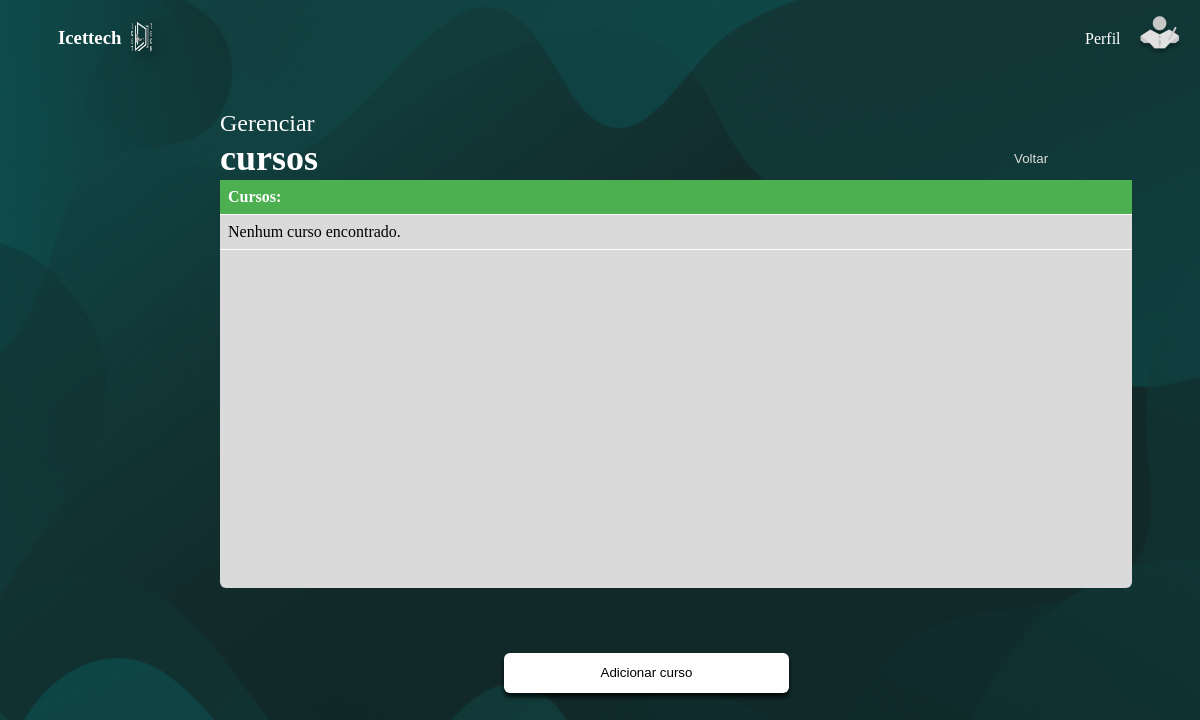
/gerenciamento/curso/, run on an earlier commit of the app's database.
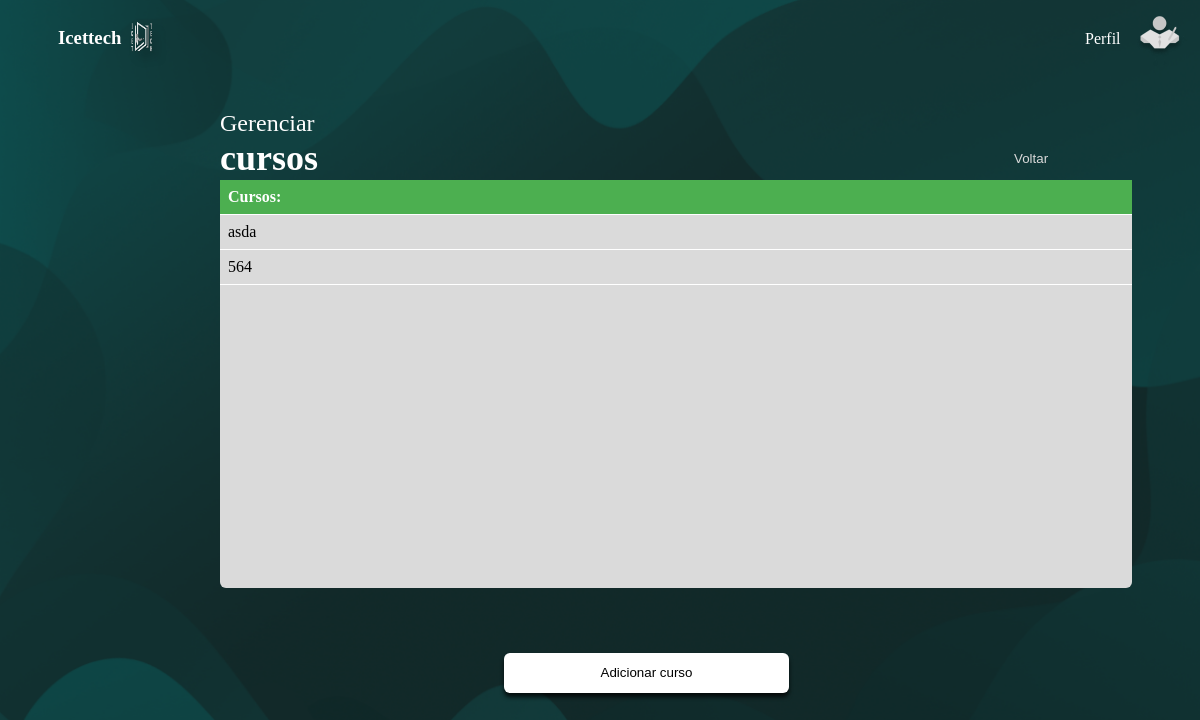
And on a later commit of the database.
### Curso/models.py (models this page shows, shortened)
class Curso(models.Model):
    id_curso = models.AutoField(primary_key=True)
    codigo = models.CharField(max_length=6)
    nome = models.CharField(max_length=30)

### Administrador/views.py (the view)
# urls.py: path('gerenciamento/curso/', gerennciamento.gerenciamentocurso, name='gerenciamentocurso'),
    def gerenciamentocurso(request):
        cursos = Curso.objects.all()
        return render(request,'G_curso.html',{'cursos': cursos})

### Administrador/templates/G_curso.html (shortened to what this page needs)
{% load static %}
<!DOCTYPE html>
<html lang="en">
  <head>
    <link rel="stylesheet" href="{% static 'css/gerenciarcurs.css' %}" />
  </head>
  <body>
    <header class="header-conteiner">
      <div class="header-left">
        <h3 class="nomeLogo">Icettech</h3>
        <img
          class="logotipo2"
          src="{% static 'imagens/LogoicettechPB.png' %}"
          alt=""
        />
      </div>
    </header>
    <nav class="navegação">
      <div class="links">
        <p>Perfil</p>
        <a href="{% url 'perfil' %}"
          ><img src="{% static 'imagens/Iconesprofessor2.png' %}" alt=""
        /></a>
      </div>
    </nav>
    <section>
      <div class="title">
        <p>Gerenciar</p>
        <h1>cursos</h1>
      </div>
      <div class="conteiner">
        <div class= "table-wrapper">
          <table>
            <tbody id="tbody">
              <tr>
                <th>Cursos:</th>
              </tr>
              {% for curso in cursos%}
              <tr>
                <td>{{ curso.nome }}</td>
              </tr>
              {% empty %}
              <tr>
                  <td colspan="3">Nenhum curso encontrado.</td>
              </tr>
                {% endfor %}
            </tbody>
          </table>
        </div>
      </div>
      <div>
        <button class="button_back" onclick="voltar()">Voltar</button>
      </div>
    </section>
    <div class="button-Ad">
      <a href="{% url 'cadastrarcurso' %}"><button>Adicionar curso</button></a>
    </div>
  </body>
</html>

What changed in the data, as far as the page shows it:
added Curso: nome "asda"
added Curso: nome "564"
Also different on the page:
text no longer shown: "Nenhum curso encontrado."
